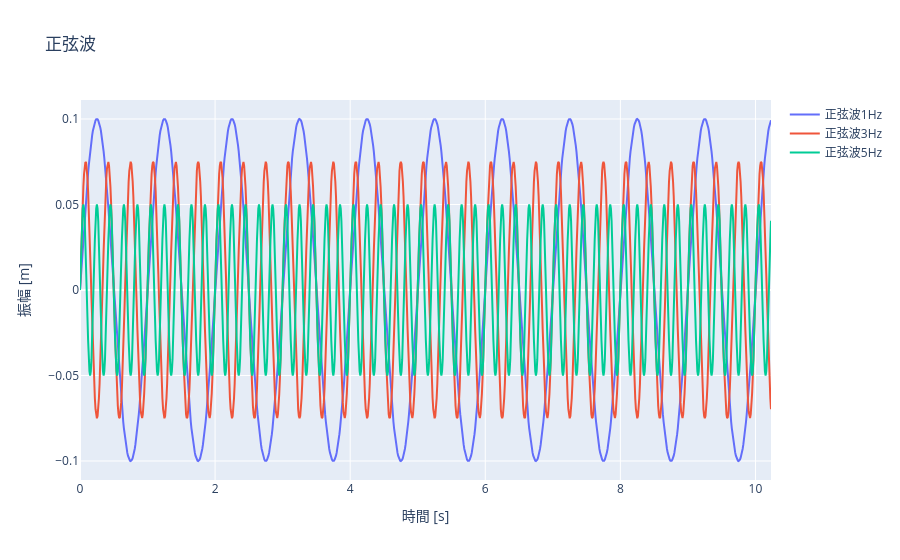

Notebook source saved alongside this figure:
### Markdown cell above
### 4.1.1 個別正弦波

### Code cell
import numpy as np

# 時系列
dt = 0.01  # サンプリング間隔 [s]
fs = 1 / dt  # サンプリング周波数 [Hz]
T = 10.24   # 全体時間長 [s] (データ数を2のべき乗にする (2^10=1024))
time_series = np.arange(0, T, dt)
print(f"{time_series.shape[-1]=}")

# 正弦波#1
a1 = 0.1  # 振幅 [m]
f1 = 1  # 周波数 [Hz]
sin_wave1 = a1 * np.sin(2 * np.pi * f1 * time_series)

# 正弦波#2
a2 = 0.075  # 振幅 [m]
f2 = 3  # 周波数 [Hz]
sin_wave2 = a2 * np.sin(2 * np.pi * f2 * time_series)

# 正弦波#3
a3 = 0.05  # 振幅 [m]
f3 = 5  # 周波数 [Hz]
sin_wave3 = a3 * np.sin(2 * np.pi * f3 * time_series)

# プロット
import plotly.graph_objects as go
fig = go.Figure()
fig.add_trace(go.Scatter(x=time_series, y=sin_wave1, name='正弦波1Hz'))
fig.add_trace(go.Scatter(x=time_series, y=sin_wave2, name='正弦波3Hz'))
fig.add_trace(go.Scatter(x=time_series, y=sin_wave3, name='正弦波5Hz'))
fig.update_layout(showlegend=True, title='正弦波', xaxis_title='時間 [s]', yaxis_title='振幅 [m]')
fig.show()

### Figure 1 — Plotly figure (JSON) as saved in the notebook; plotly's stock layout.template omitted (floating-point values rounded to 4 significant figures; data arrays with more than 128 entries replaced by an {"elided": "..."} marker saying what was removed)
{"data": [{"name": "正弦波1Hz", "type": "scatter", "x": {"elided": "1024 float values"}, "y": {"elided": "1024 float values"}}, {"name": "正弦波3Hz", "type": "scatter", "x": {"elided": "1024 float values"}, "y": {"elided": "1024 float values"}}, {"name": "正弦波5Hz", "type": "scatter", "x": {"elided": "1024 float values"}, "y": {"elided": "1024 float values"}}], "layout": {"showlegend": true, "title": {"text": "正弦波"}, "xaxis": {"title": {"text": "時間 [s]"}}, "yaxis": {"title": {"text": "振幅 [m]"}}}}
